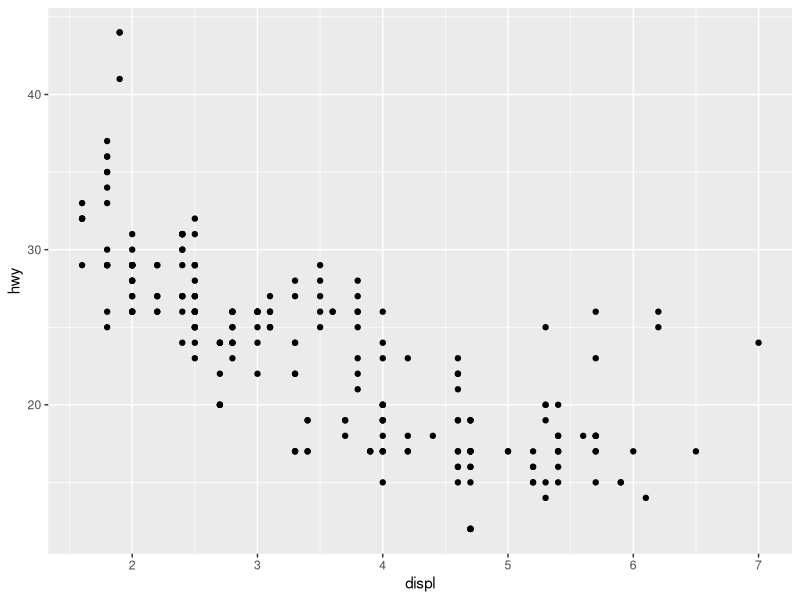
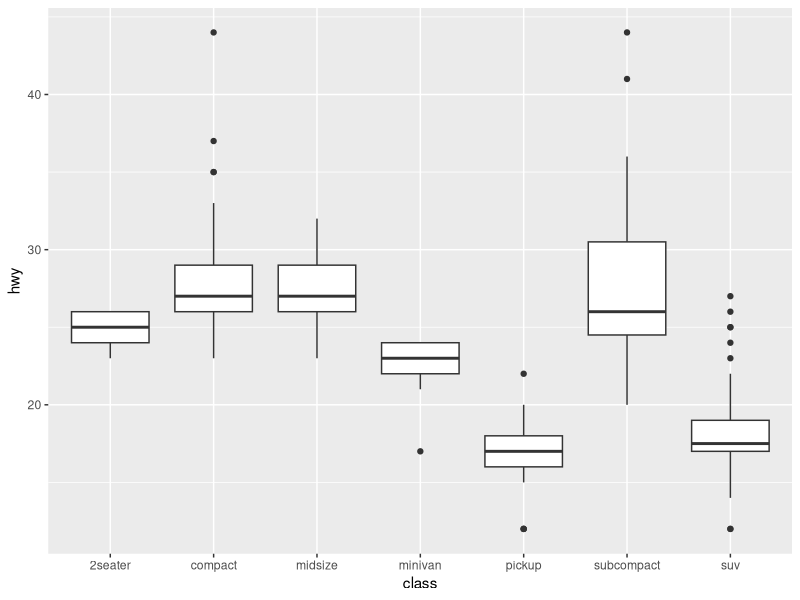
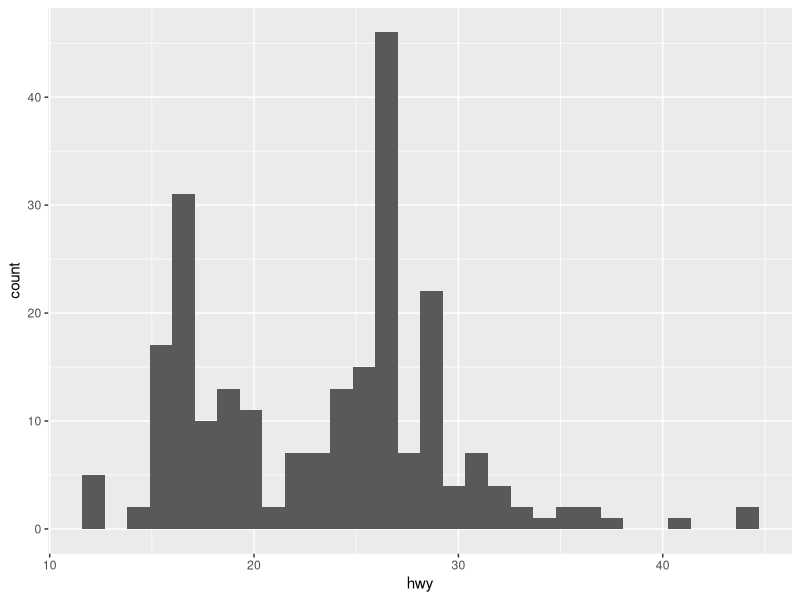
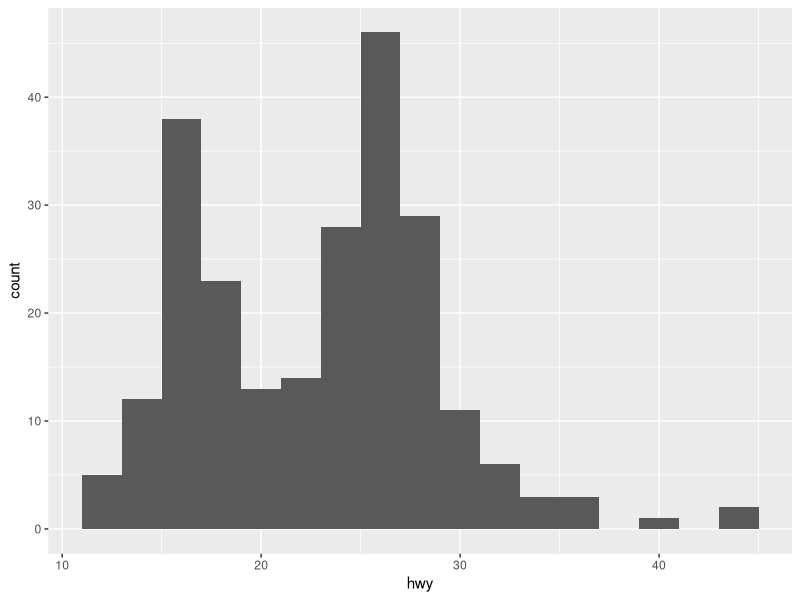
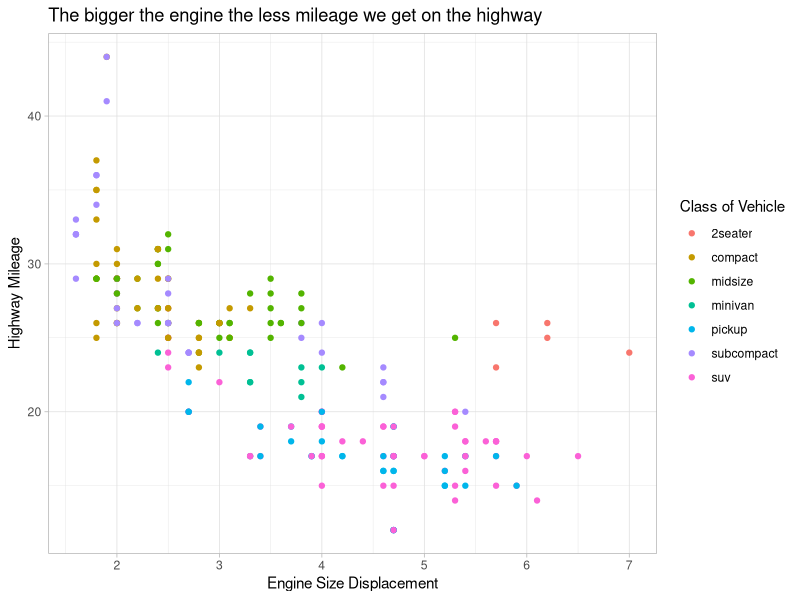
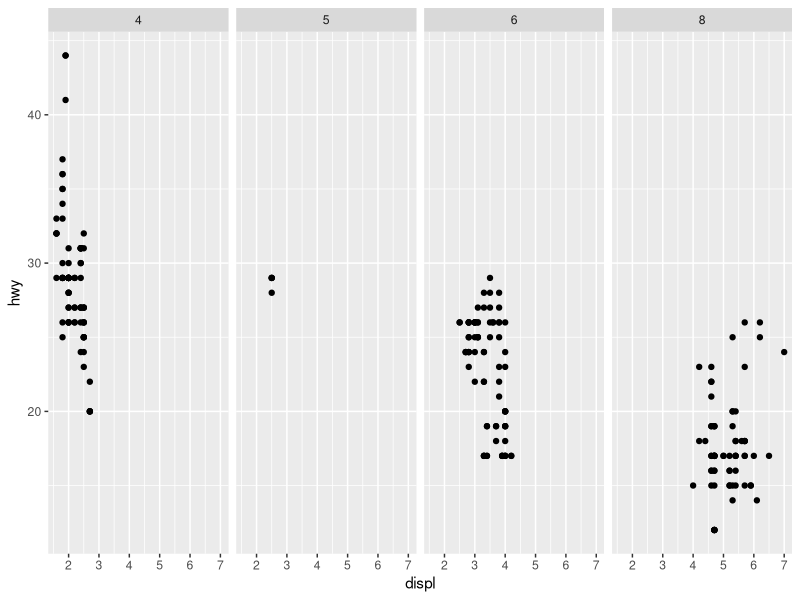
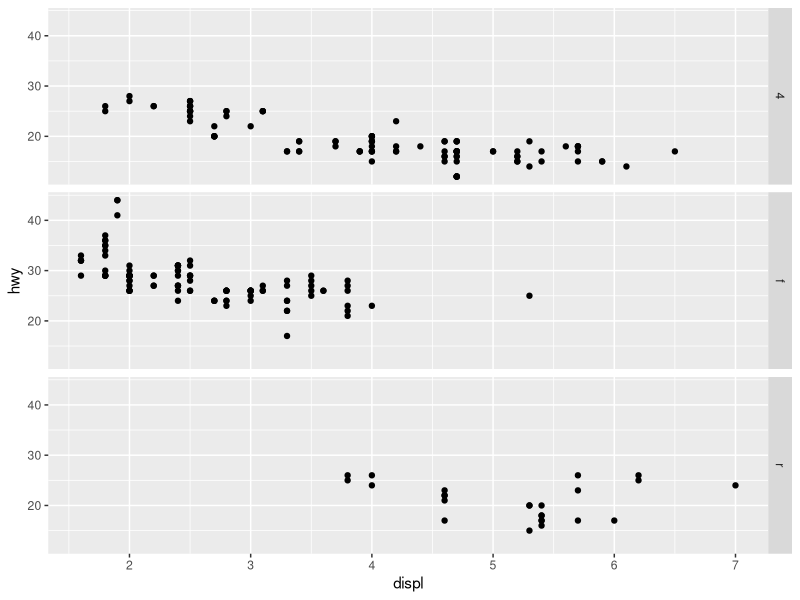
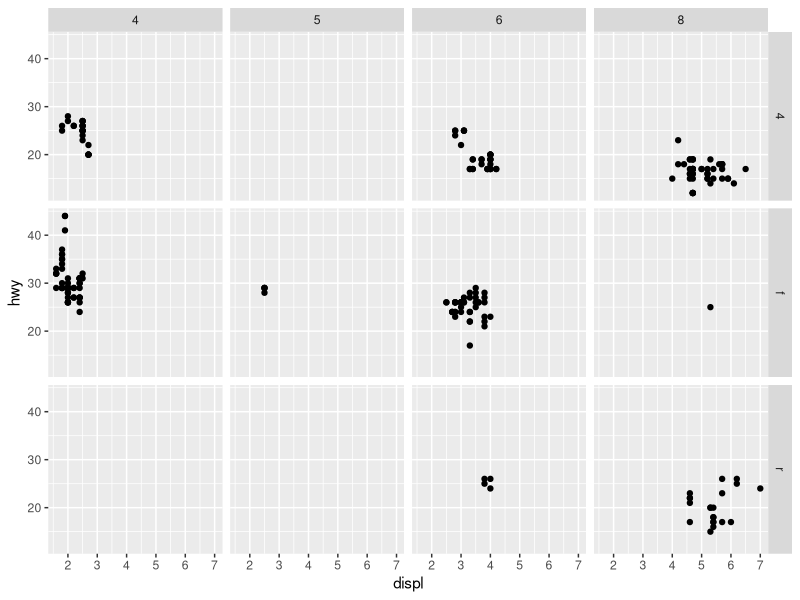

These figures' R source, in order:
## ---- chunk 1
#| label: setup
#| include: false
library(tidyverse)
## ---- chunk 2
head(mpg)
## ---- chunk 3
ggplot(mpg)+
  geom_point(aes(x=displ, y=hwy))
## ---- chunk 4
ggplot(data = mpg) +
  geom_boxplot(mapping = aes(x = class, y = hwy))
## ---- chunk 5
ggplot(data = mpg) +
  geom_histogram(mapping = aes(x= hwy))
## ---- chunk 6
ggplot(data = mpg) +
  geom_histogram(mapping = aes(x= hwy),
                 binwidth=2)
## ---- chunk 7
ggplot(data = mpg) +
  geom_point(mapping = aes(x = displ, y = hwy, 
                           color=class))+
  labs(x="Engine Size Displacement",
       y= "Highway Mileage",
       color="Class of Vehicle",
       title="The bigger the engine the less mileage we get on the highway")+
  theme_light()
## ---- chunk 8
# Makes a plot that the commands below will modify
q <- ggplot(mpg) + geom_point(aes(x = displ, y = hwy))

q + facet_grid(. ~ cyl)
q + facet_grid(drv ~ .)
q + facet_grid(drv ~ cyl)
q + facet_wrap(~ class)
## ---- chunk 9
ggplot(mpg)+
  geom_bar(aes(x=class, fill=drv),
           position="dodge")+
  labs(x="Class of Vehicle",
       y="Number of Vehicles in Sample",
       fill="Types of Drive")+
  theme_bw()
## ---- chunk 10
ggplot(mpg, aes(x=displ, y= hwy)) + 
  geom_point(aes(color=class)) +
  geom_smooth(color="black", se=F,
              method="lm")+
  scale_color_viridis_d()

#ggsave("example.jpg", width=6, height=4)
